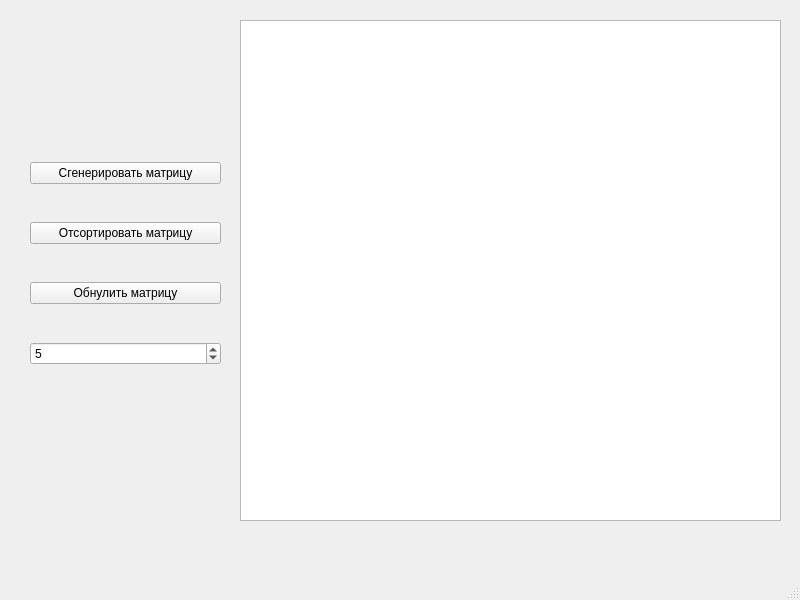
<?xml version="1.0" encoding="UTF-8"?>
<ui version="4.0">
 <class>MainWindow</class>
 <widget class="QMainWindow" name="MainWindow">
  <property name="geometry">
   <rect>
    <x>0</x>
    <y>0</y>
    <width>800</width>
    <height>600</height>
   </rect>
  </property>
  <property name="windowTitle">
   <string>MainWindow</string>
  </property>
  <widget class="QWidget" name="centralwidget">
   <widget class="QTableWidget" name="matrixTable">
    <property name="geometry">
     <rect>
      <x>240</x>
      <y>20</y>
      <width>541</width>
      <height>501</height>
     </rect>
    </property>
   </widget>
   <widget class="QWidget" name="layoutWidget">
    <property name="geometry">
     <rect>
      <x>30</x>
      <y>130</y>
      <width>191</width>
      <height>271</height>
     </rect>
    </property>
    <layout class="QVBoxLayout" name="verticalLayout">
     <item>
      <widget class="QPushButton" name="generateButton">
       <property name="text">
        <string>Сгенерировать матрицу</string>
       </property>
      </widget>
     </item>
     <item>
      <widget class="QPushButton" name="sortButton">
       <property name="text">
        <string>Отсортировать матрицу</string>
       </property>
      </widget>
     </item>
     <item>
      <widget class="QPushButton" name="obnulButton">
       <property name="text">
        <string>Обнулить матрицу</string>
       </property>
      </widget>
     </item>
     <item>
      <widget class="QSpinBox" name="sizeSpinBox">
       <property name="minimum">
        <number>1</number>
       </property>
       <property name="maximum">
        <number>30</number>
       </property>
       <property name="value">
        <number>5</number>
       </property>
      </widget>
     </item>
    </layout>
   </widget>
  </widget>
  <widget class="QMenuBar" name="menubar">
   <property name="geometry">
    <rect>
     <x>0</x>
     <y>0</y>
     <width>800</width>
     <height>25</height>
    </rect>
   </property>
  </widget>
  <widget class="QStatusBar" name="statusbar"/>
 </widget>
 <resources/>
 <connections/>
</ui>
